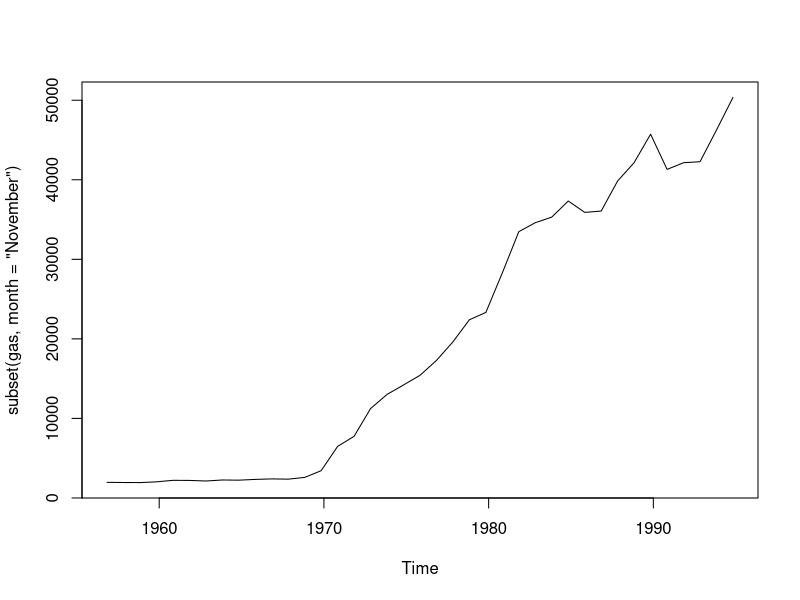

Write the R code that produced this figure.
library(forecast)


### Name: subset.ts
### Title: Subsetting a time series
### Aliases: subset.ts subset.msts
### Keywords: ts

### ** Examples

plot(subset(gas,month="November"))
subset(woolyrnq,quarter=3)
subset(USAccDeaths, start=49)
